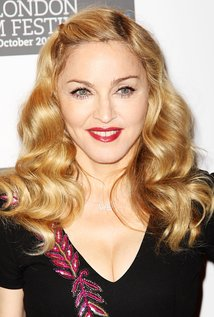
#> input picture opencv/photos/faces/train/Madonna/1.jpg, 214 x 317 px; its folder holds only this picture in this run
$ python image_viewer.py
#> lines starting #> are read from the running program, lines starting #| are printed output that depends on the picture; after the words box and inside, x2 and y2 are one past the last pixel; in counts of white or black regions, pixels touching at a corner belong together
import cv2 as cv
import os

# ---------------------------
# 1. Setup
# ---------------------------
folder_path = "../../photos/faces/train/Madonna"
supported_formats = (".jpg", ".jpeg", ".png")

# List and numerically sort images
images = [file for file in os.listdir(folder_path) if file.lower().endswith(supported_formats)]
images.sort(key=lambda x: int(os.path.splitext(x)[0]))

print(images, f"\n\nNo of Images: {len(images)}")

# ---------------------------
# 2. Initialize index and window
# ---------------------------
index = 0
window_name = "Gallery"

cv.namedWindow(window_name, cv.WINDOW_NORMAL)  # allow resizing

# ---------------------------
# 3. Main loop
# ---------------------------
while True:
    img_path = os.path.join(folder_path, images[index])
    img = cv.imread(img_path)
#> img is the input picture: shape (317, 214, 3); mean B, G, R 119.2, 142.1, 169.9

    if img is None:
        print(f"Failed to load {img_path}")
        index = (index + 1) % len(images)
        continue

    # Resize to fit window
    img = cv.resize(img, (800, 600))
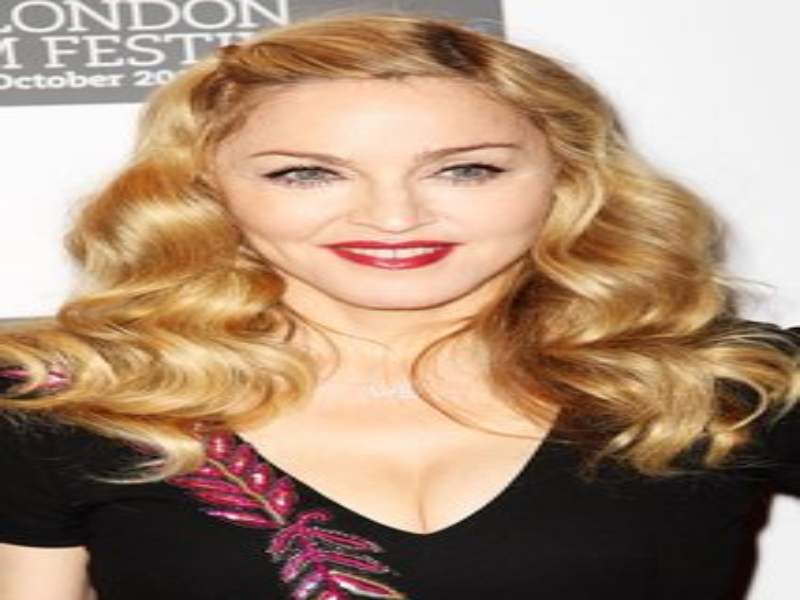
#> img: shape (600, 800, 3); mean B, G, R 119.1, 141.9, 169.8

    # Display filename on image
    cv.putText(img, images[index], (20, 50), cv.FONT_HERSHEY_SIMPLEX, 1, (0, 255, 0), 2)
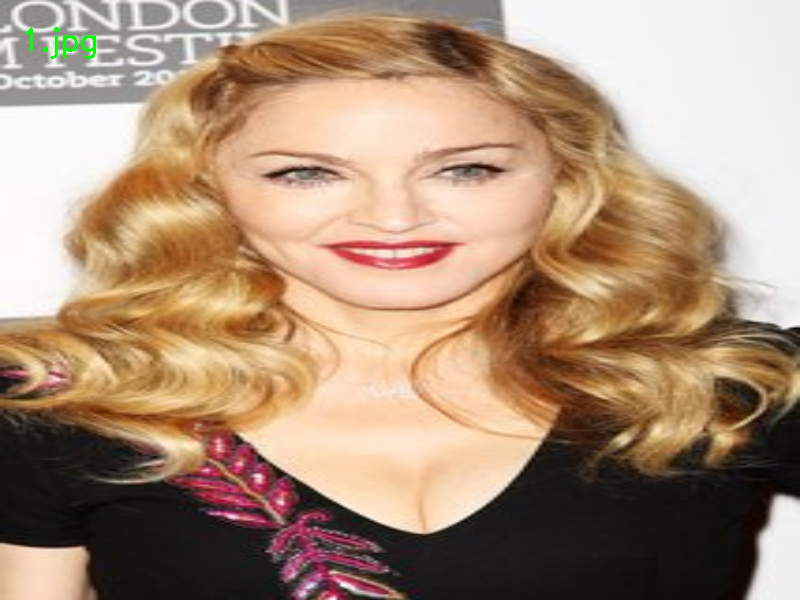
#> img: shape (600, 800, 3); 0.11% of pixels changed, all inside (x1, y1, x2, y2) = (25, 27, 96, 59)

    # Show image in the single window
    cv.imshow(window_name, img)

    # Wait for key press
    key = cv.waitKey(0) & 0xFF
#> (key q is pressed here)

    if key == ord('q'):
        break  # quit
    elif key == ord('d') or key == 83:
        index = (index + 1) % len(images)  # next image
    elif key == ord('a') or key == 81:
        index = (index - 1) % len(images)  # previous image

# ---------------------------
# 4. Cleanup
# ---------------------------
cv.destroyAllWindows()

$ run again, on opencv/photos/faces/train/Madonna/13.jpg
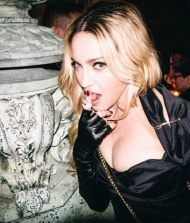
#> input picture opencv/photos/faces/train/Madonna/13.jpg, 190 x 223 px
#> img is the input picture: shape (223, 190, 3); mean B, G, R 113.2, 120.3, 128.2
#> `img = cv.resize(img, (800, 600))`:
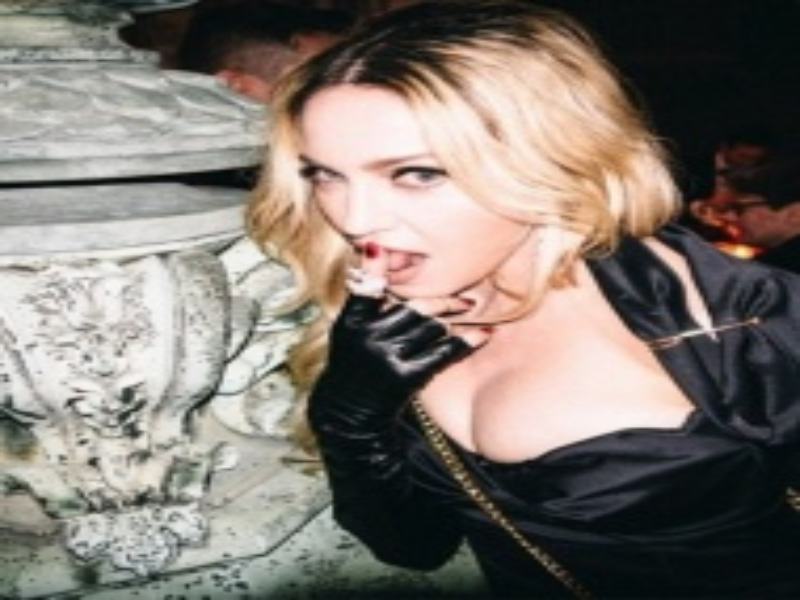
#> img: shape (600, 800, 3); mean B, G, R 113.1, 120.2, 128.1
#> `cv.putText(img, images[index], (20, 50), cv.FONT_HERSHEY_SIMPLEX, 1, (..`:
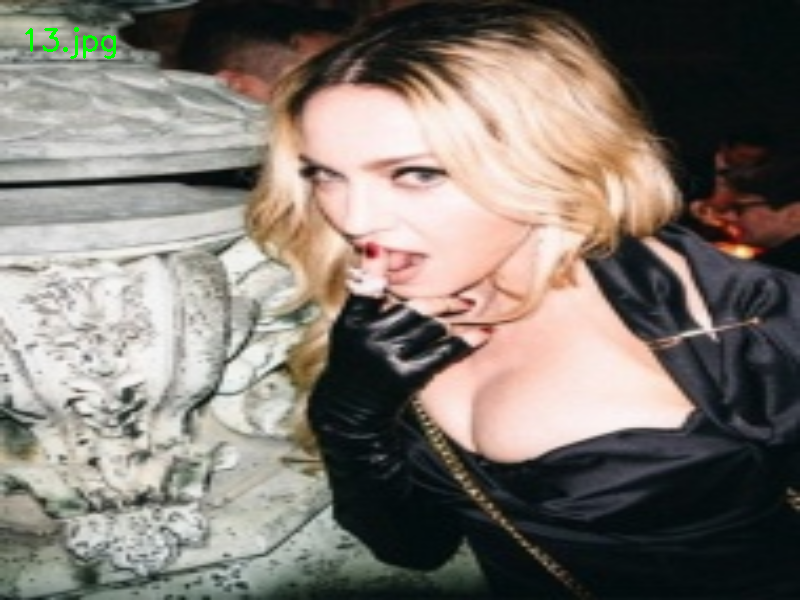
#> img: shape (600, 800, 3); 0.15% of pixels changed, all inside (x1, y1, x2, y2) = (25, 27, 116, 59)

$ run again, on opencv/photos/faces/train/Madonna/14.jpg
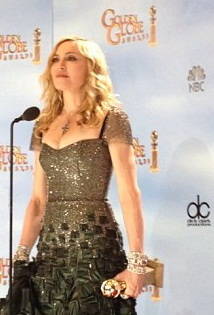
#> input picture opencv/photos/faces/train/Madonna/14.jpg, 214 x 315 px
#> img is the input picture: shape (315, 214, 3); mean B, G, R 156.1, 169.3, 185
#> `img = cv.resize(img, (800, 600))`:
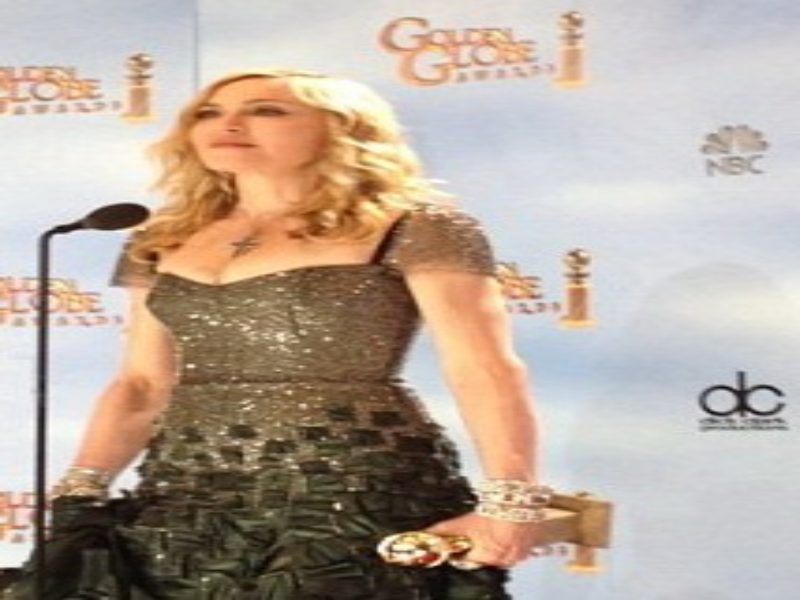
#> img: shape (600, 800, 3); mean B, G, R 156, 169.1, 184.9
#> `cv.putText(img, images[index], (20, 50), cv.FONT_HERSHEY_SIMPLEX, 1, (..`:
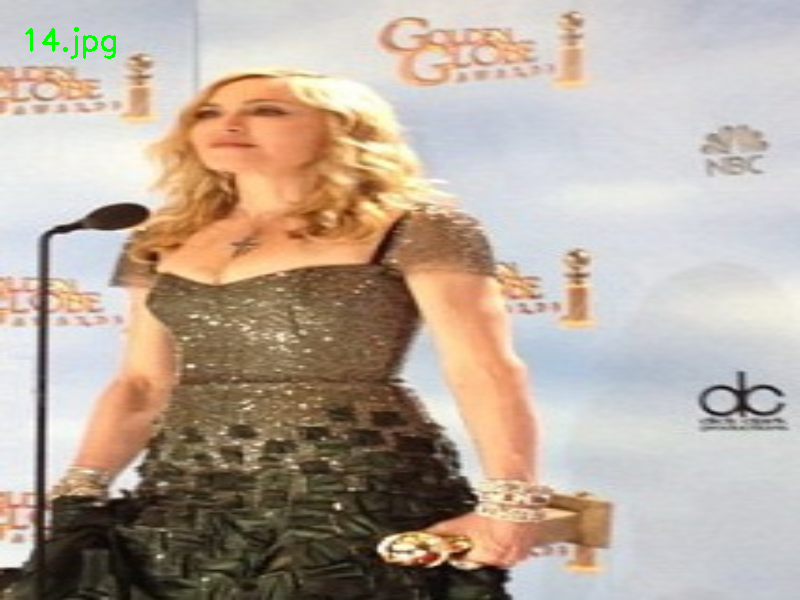
#> img: shape (600, 800, 3); 0.14% of pixels changed, all inside (x1, y1, x2, y2) = (25, 27, 116, 59)

$ run again, on opencv/photos/faces/train/Madonna/15.jpg
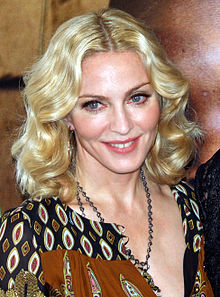
#> input picture opencv/photos/faces/train/Madonna/15.jpg, 220 x 297 px
#> img is the input picture: shape (297, 220, 3); mean B, G, R 100.6, 121.3, 148.6
#> `img = cv.resize(img, (800, 600))`:
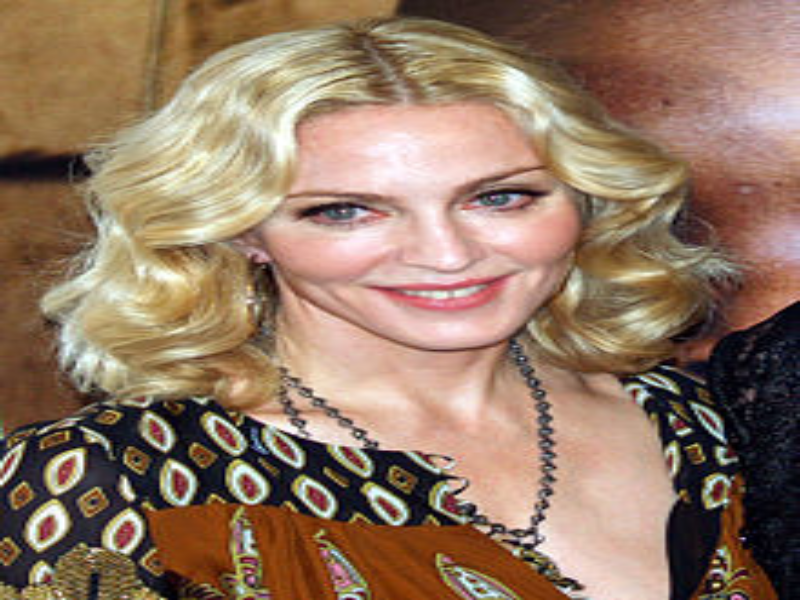
#> img: shape (600, 800, 3); mean B, G, R 100.5, 121.2, 148.4
#> `cv.putText(img, images[index], (20, 50), cv.FONT_HERSHEY_SIMPLEX, 1, (..`:
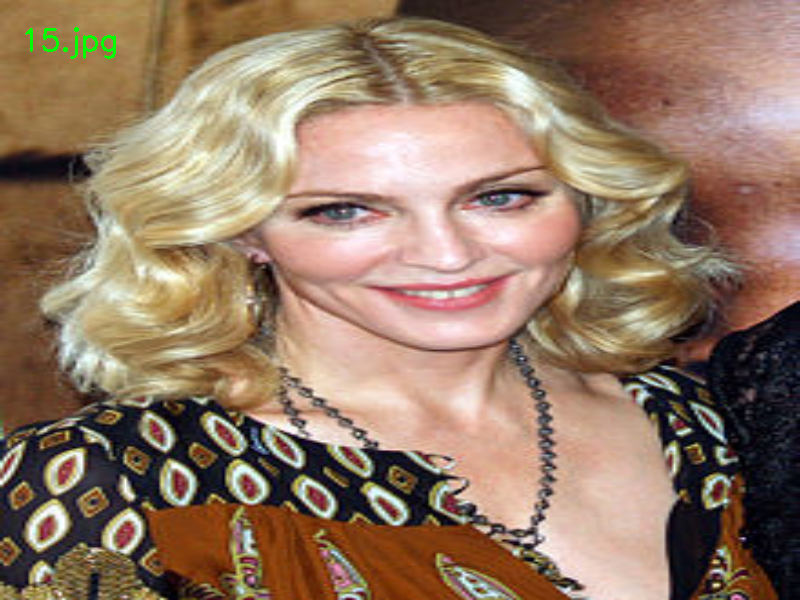
#> img: shape (600, 800, 3); 0.15% of pixels changed, all inside (x1, y1, x2, y2) = (25, 27, 116, 59)

$ run again, on opencv/photos/faces/train/Madonna/10.jpg
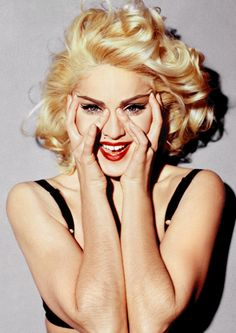
#> input picture opencv/photos/faces/train/Madonna/10.jpg, 236 x 333 px
#> img is the input picture: shape (333, 236, 3); mean B, G, R 136.9, 157, 182.7
#> `img = cv.resize(img, (800, 600))`:
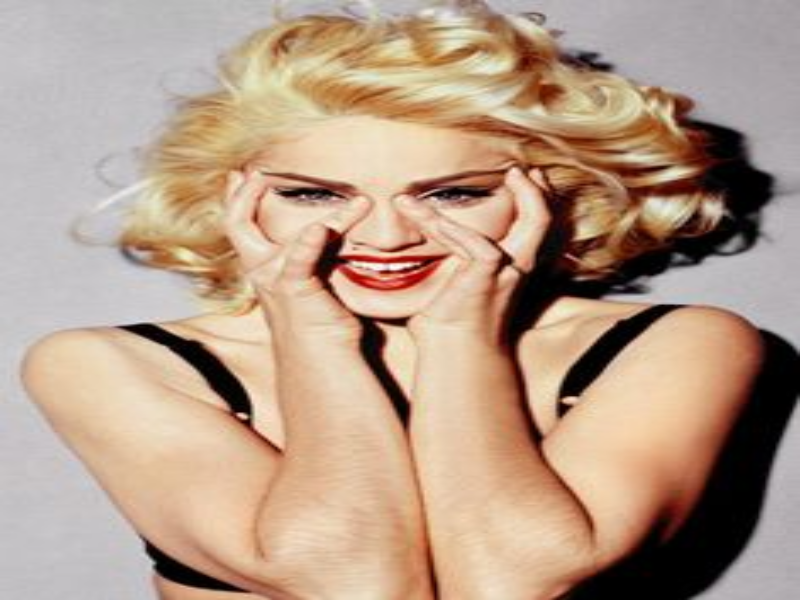
#> img: shape (600, 800, 3); mean B, G, R 136.8, 156.8, 182.6
#> `cv.putText(img, images[index], (20, 50), cv.FONT_HERSHEY_SIMPLEX, 1, (..`:
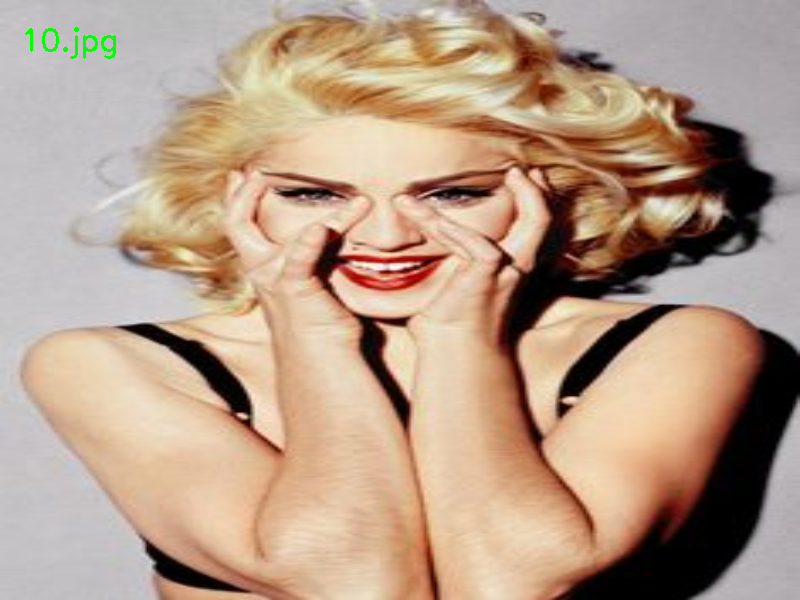
#> img: shape (600, 800, 3); 0.15% of pixels changed, all inside (x1, y1, x2, y2) = (25, 27, 116, 59)
